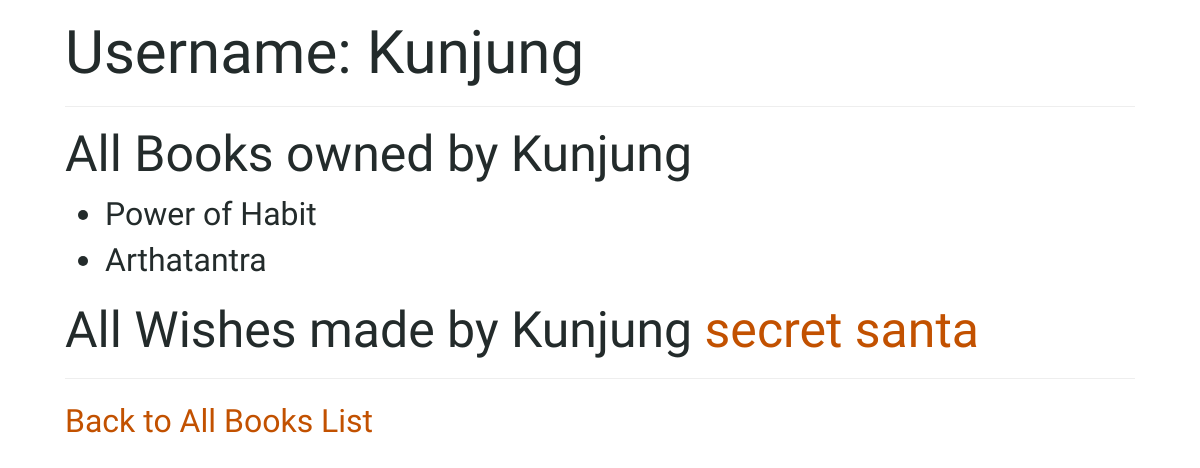
Before: /person/1 with the older database file.
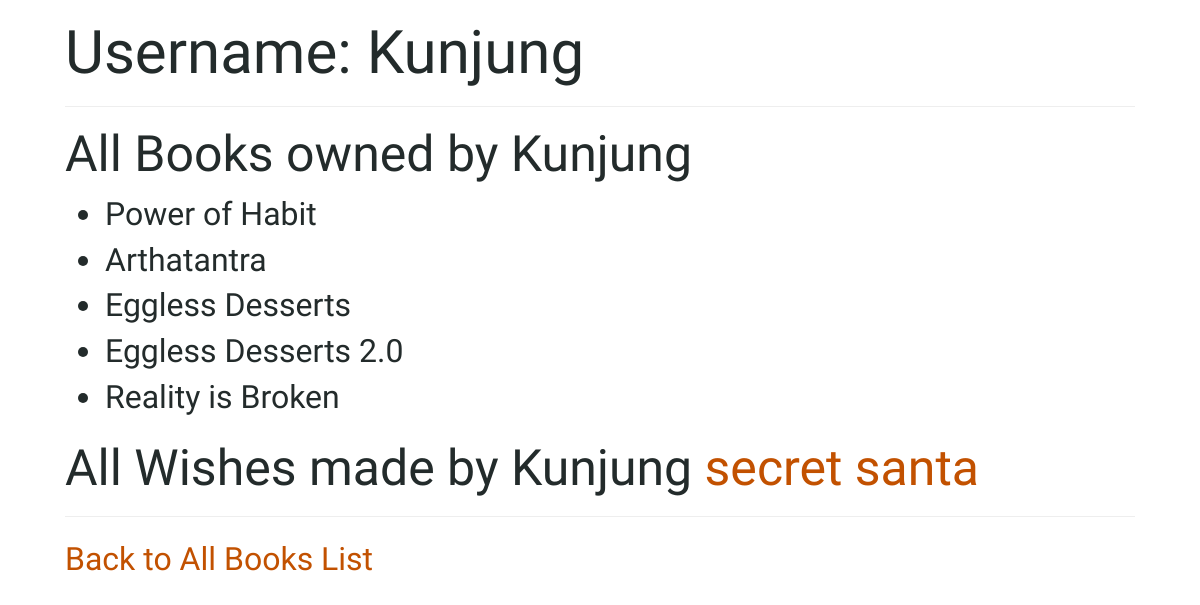
After: the same page with the newer database file.
### books/models.py (models this page shows)
class Book(models.Model):
    name = models.CharField(max_length=20, default="Invisible Book")
    summary = models.TextField(max_length=100, null=True)
    owner = models.ForeignKey(Person, on_delete=models.CASCADE, related_name="books", null=True)
    def __str__(self):
        return f"{self.name}"

### books/views.py (the view)
# urls.py: path('person/<int:person_id>', views.person, name='person'),
def person(request, person_id):
	try:
		person = Person.objects.get(pk=person_id)
	except Person.DoesNotExist:
		raise Http404("Person does not exist.")
	context = {
		"person": person,
		"books": person.books.all()
	}
	return render(request, "books/person.html", context)

### books/templates/books/person.html (shortened to what this page needs)
{% extends "books/base.html" %}
{% block body %}
	<h2>Username: {{ person.name }} </h2>
    <hr>
	<h3>All Books owned by {{ person.name }}</h3>
	<ul>
		{% for book in books %}
			<li> {{ book }} </li>
		{% endfor %}
	</ul>
	<h3>All Wishes made by {{ person.name }} <a href="{% url 'wishlist' person.id %}">secret santa</a></h3>
	<hr>
	<a href="{% url 'index' %}">Back to All Books List</a>
{% endblock %}

Changed rows visible on the page:
added Book: name "Eggless Desserts"
added Book: name "Eggless Desserts 2.0"
added Book: name "Reality is Broken"
